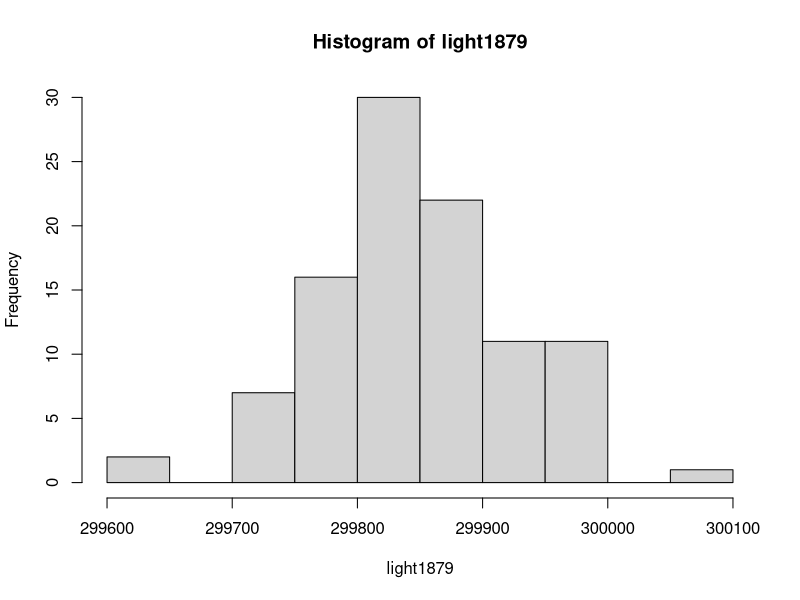
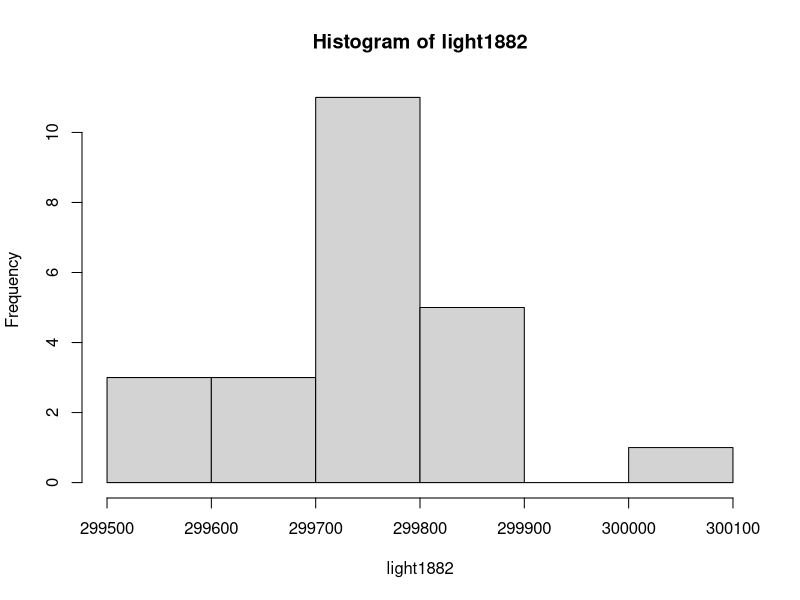
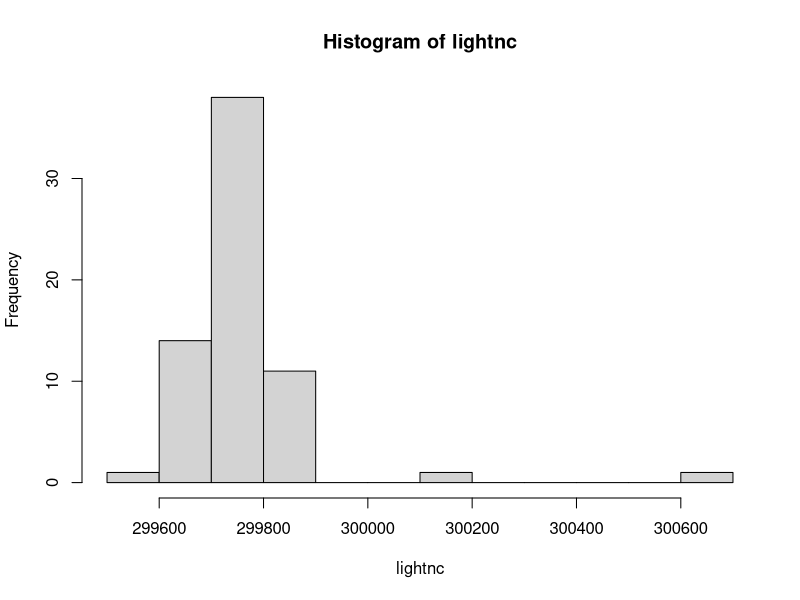
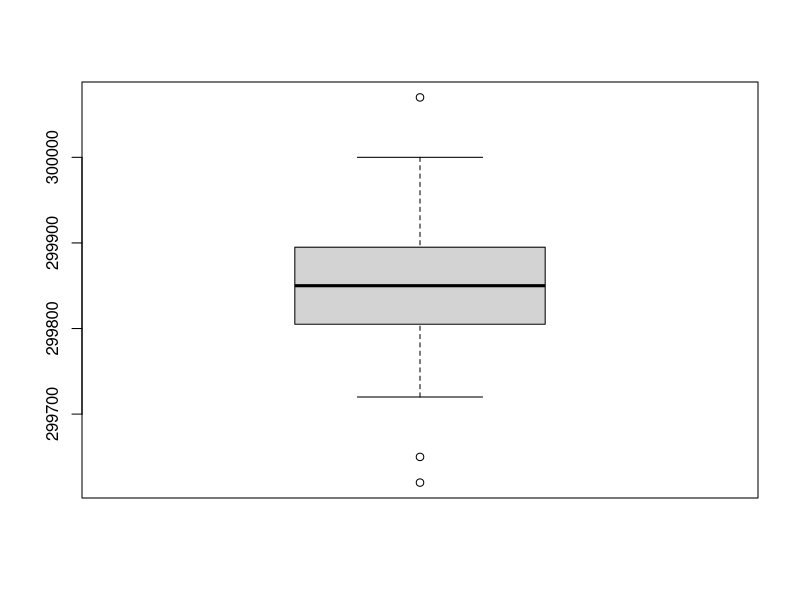
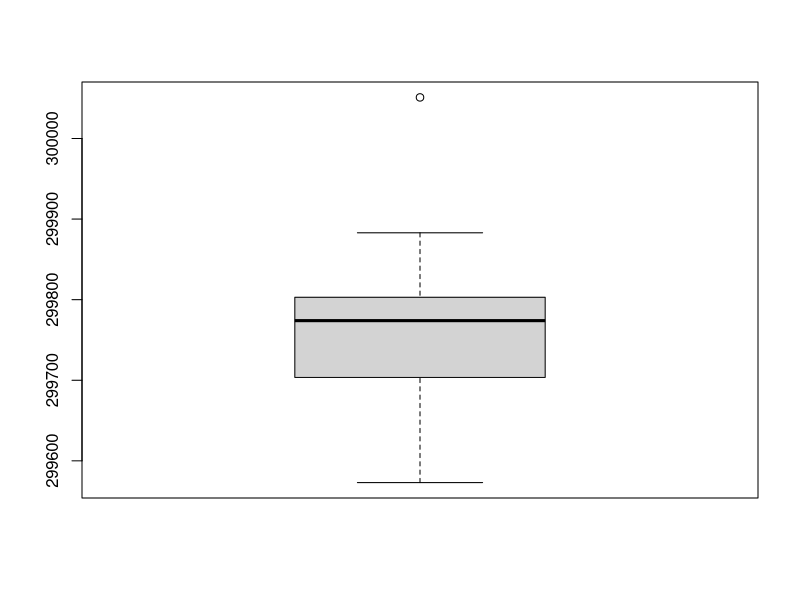
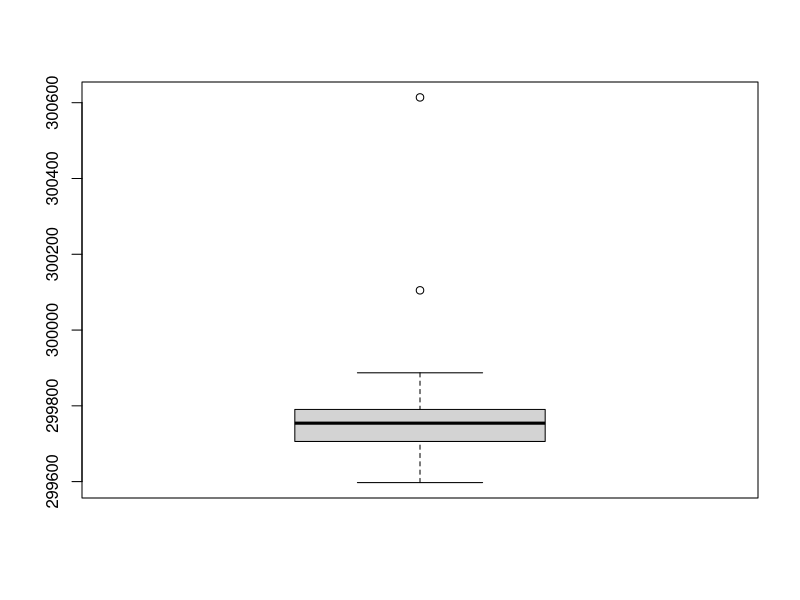

Write R code to recreate these figures, in order.
light1879 = scan("light1879.txt")
light1882 = scan("light1882.txt")
lightnc = scan("light.txt")

# convert to the proper km/s value
light1879 = light1879 + 299000
light1882 = light1882 + 299000
lightnc = 7442000 / (lightnc / 1000 + 24.8)

# 1.
hist(light1879)
hist(light1882)
hist(lightnc)

boxplot(light1879)
boxplot(light1882)
boxplot(lightnc)

# first two look like normal distribution, the third on looks more like lognormal, I don't know what else to say?

# 2.

# confidence interval of light1879
# result: 299836.9 299867.9
error1 = qnorm(0.975) * sd(light1879) / sqrt(length(light1879))
T1 = mean(light1879)
c(T1 - error1, T1 + error1)

# confidence interval of light1882
# result: 299712.4 299800.0
error2 = qnorm(0.975) * sd(light1882) / sqrt(length(light1882))
T2 = mean(light1882)
c(T2 - error2, T2 + error2)

# confidence interval of lightnc
# result: 299732.5 299789.3 
B = 1000
Tstar = numeric(B)
for (i in 1:B) {
  Xstar = sample(lightnc, replace = TRUE)
  Tstar[i] = mean(Xstar)
}
Tstar25 = quantile(Tstar, 0.025)
Tstar975 = quantile(Tstar, 0.975)

T3 = mean(lightnc)
c(2 * T3 - Tstar975, 2 * T3 - Tstar25)

# 3.
# no idea what to say about them, they are pretty close to the speed of light *shrug*

# 4.
speed_of_light = 299792.458
# outside of confidence interval of light1879 and lightnc but inside of confidence interval of light1882
